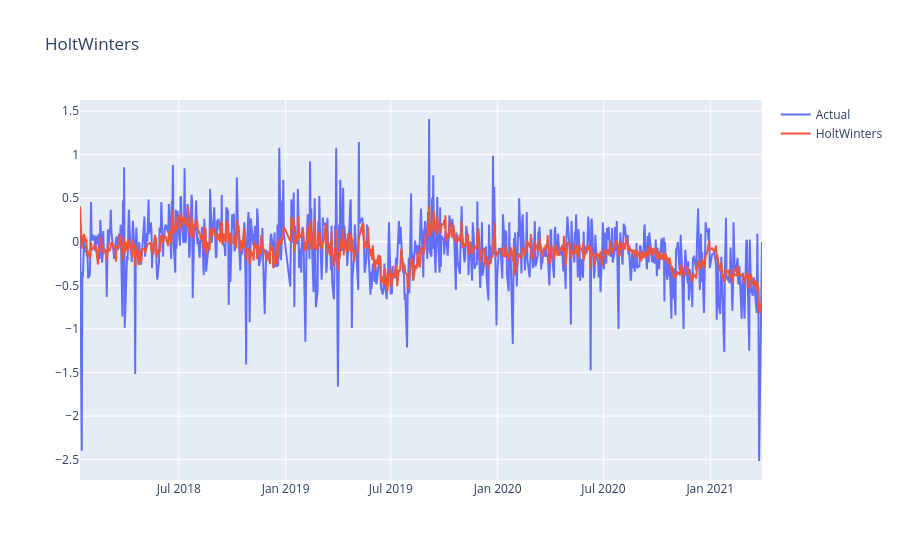

Write notebook code for a chart like this one.
### Code cell
plotly_df(df_holt, title='HoltWinters')

### Figure 1 — Plotly figure (JSON) as saved in the notebook; plotly's stock layout.template omitted (floating-point values rounded to 4 significant figures; data arrays with more than 128 entries replaced by an {"elided": "..."} marker saying what was removed)
{"data": [{"mode": "lines", "name": "Actual", "type": "scatter", "x": {"elided": "799 str values"}, "y": {"elided": "799 float values"}}, {"mode": "lines", "name": "HoltWinters", "type": "scatter", "x": {"elided": "799 str values"}, "y": {"elided": "799 float values"}}], "layout": {"title": {"text": "HoltWinters"}}}
